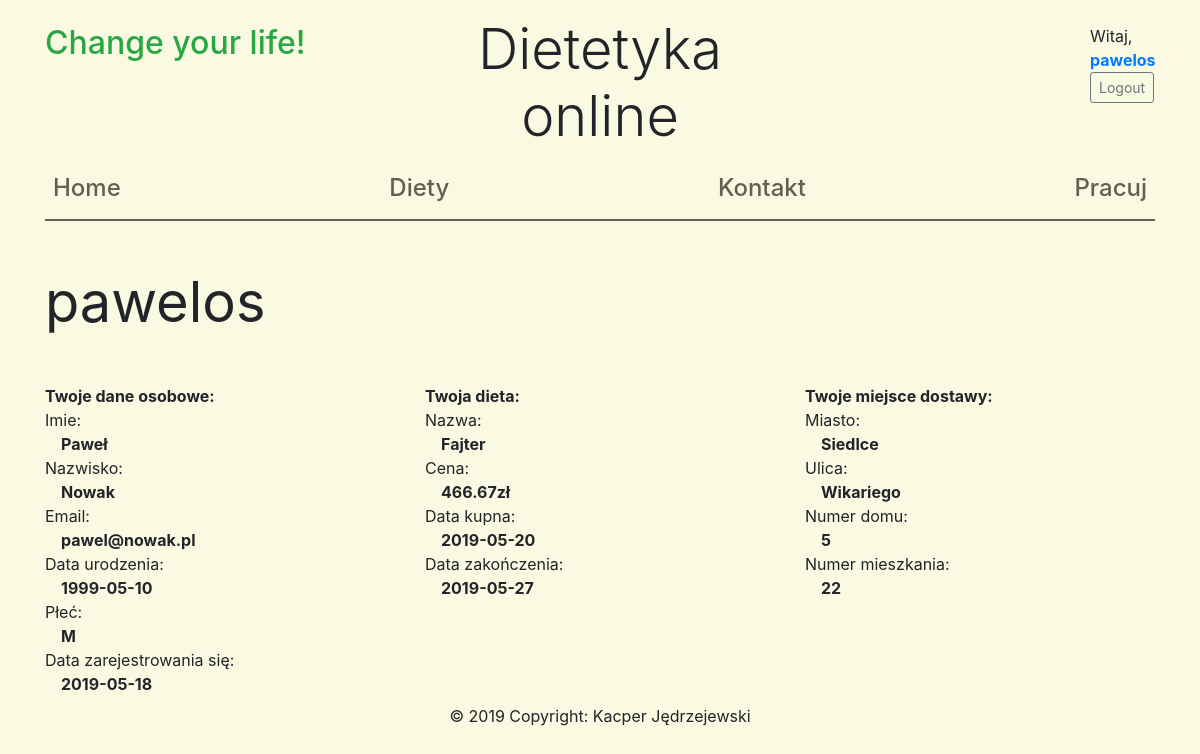
Screenshot of /profil.php (signed in) with the database file from the repository.
### tables this page shows
CREATE TABLE IF NOT EXISTS `uzytkownicy` (
  `id_uzytkownika` INT NOT NULL AUTO_INCREMENT,
  `imie` VARCHAR(45) NOT NULL,
  `nazwisko` VARCHAR(45) NOT NULL,
  `email` VARCHAR(45) NOT NULL,
  `miasto` VARCHAR(45) NOT NULL,
  `ulica` VARCHAR(45) NOT NULL,
  `nr_domu` VARCHAR(45) NOT NULL,
  `nr_mieszkania` VARCHAR(45) NULL,
  `data_urodzenia` DATE NOT NULL,
  `plec` ENUM('M', "K") NOT NULL,
  `login` VARCHAR(45) NOT NULL,
  `password` VARCHAR(45) NOT NULL,
  `pracownik` INT(1) NOT NULL,
  `data_zarejestrowania` DATE NOT NULL,
  PRIMARY KEY (`id_uzytkownika`));

CREATE TABLE IF NOT EXISTS `zamowienia` (
  `id_zamowienia` INT NOT NULL AUTO_INCREMENT,
  `id_user` INT NOT NULL,
  `id_diety` INT NOT NULL,
  `czas_kupna` DATE NOT NULL,
  `czas_zakonczenia` DATE NOT NULL,
  `czas_ostatniej_wysylki` DATE NOT NULL,
  PRIMARY KEY (`id_zamowienia`),
  CONSTRAINT `fk_zamowienia_uzytkownicy1`
    FOREIGN KEY (`id_user`)
    REFERENCES `uzytkownicy` (`id_uzytkownika`)
    ON DELETE NO ACTION
    ON UPDATE NO ACTION,
  CONSTRAINT `fk_zamowienia_dieta1`
    FOREIGN KEY (`id_diety`)
    REFERENCES `diety` (`id_diety`)
    ON DELETE NO ACTION
    ON UPDATE NO ACTION);

CREATE TABLE IF NOT EXISTS `diety` (
  `id_diety` INT NOT NULL AUTO_INCREMENT,
  `nazwa` VARCHAR(45) NOT NULL,
  `cena` INT NOT NULL,
  `opis` VARCHAR(512) NOT NULL,
  `kalorycznosc` INT NOT NULL,
  PRIMARY KEY (`id_diety`));

### profil.php (the view, shortened to what this page needs)
<?php include 'header.php' ?>
<div class='row'>
  <div class='col-3 py-5 display-4'><b>
    <?php echo $_SESSION['login']; ?>
  </b></div>
</div>
<div class="row">
  <div class="col-sm-12 col-md-4">
    <b>Twoje dane osobowe:</b>
    <ul class="list-group">
    <?php
    include 'config.php';
    $connect = new PDO($servername, $username, $password, $options);
    $login = $_SESSION['login'];
    $sql = sprintf("SELECT * FROM uzytkownicy WHERE login = '$login'");
    $statement = $connect->prepare($sql);
    $statement->execute();
    $result = $statement->fetchAll();
    foreach($result as $row){
      echo "<li class='list-group item'>Imie: <span class='bold pl-3'>".$row['imie']."</span></li>";
      echo "<li class='list-group item'>Nazwisko: <span class='bold pl-3'>".$row['nazwisko']."</span></li>";
      echo "<li class='list-group item'>Email: <span class='bold pl-3'>".$row['email']."</span></li>";
      echo "<li class='list-group item'>Data urodzenia: <span class='bold pl-3'>".$row['data_urodzenia']."</span></li>";
      echo "<li class='list-group item'>Płeć: <span class='bold pl-3'>".$row['plec']."</span></li>";
      echo "<li class='list-group item'>Data zarejestrowania się: <span class='bold pl-3'>".$row['data_zarejestrowania']."</span></li>";
    }
    ?>
    </ul>
  </div>
  <div class="col-sm-12 col-md-4 ">
    <b>Twoja dieta: </b>
    <?php
      $today = date("Y-m-s");
      $sql = sprintf("select nazwa, round(cena/30*(datediff(czas_zakonczenia,czas_kupna)),2) as cena, czas_kupna, czas_zakonczenia
      from zamowienia natural join diety
      where id_user = (select id_uzytkownika from uzytkownicy where login = '$login')
        and czas_zakonczenia >= '$today';");
      $statement = $connect->prepare($sql);
      $statement->execute();
      $result = $statement->fetchAll();
      if($result){
        echo '<ul class="list-group">';
        foreach($result as $row){
          echo "<li class='list-group item'>Nazwa: <span class='bold pl-3'>".$row['nazwa']."</span></li>";
          echo "<li class='list-group item'>Cena: <span class='bold pl-3'>".$row['cena']."zł</span></li>";
          echo "<li class='list-group item'>Data kupna: <span class='bold pl-3'>".$row['czas_kupna']."</span></li>";
          echo "<li class='list-group item'>Data zakończenia: <span class='bold pl-3'>".$row['czas_zakonczenia']."</span></li>";
        }
        echo '</ul>';
      }
    ?>
  </div>
  <div class="col-sm-12 col-md-4">
    <b>Twoje miejsce dostawy:</b>
    <ul class="list-group">
    <?php
      $sql = sprintf("SELECT * FROM uzytkownicy WHERE login = '$login'");
      $statement = $connect->prepare($sql);
      $statement->execute();
      $result = $statement->fetchAll();
      foreach($result as $row){
        echo "<li class='list-group item'>Miasto: <span class='bold pl-3'>".$row['miasto']."</span></li>";
        echo "<li class='list-group item'>Ulica: <span class='bold pl-3'>".$row['ulica']."</span></li>";
        echo "<li class='list-group item'>Numer domu: <span class='bold pl-3'>".$row['nr_domu']."</span></li>";
        echo "<li class='list-group item'>Numer mieszkania: <span class='bold pl-3'>".$row['nr_mieszkania']."</span></li>";
      }
    ?>
    </ul>
  </div>
</div>
<?php include 'footer.php' ?>

### header.php (shortened to what this page needs)
<!DOCTYPE html>
<html lang="pl" dir="ltr">
  <head>
    <link rel="stylesheet" href="https://stackpath.bootstrapcdn.com/bootstrap/4.3.1/css/bootstrap.min.css">
  </head>
  <body>
    <div class = "container">
      <header class =  "blog-header py-3">
        <div class = "row">
          <div class = "col-4 pt-2 text-success"><h2>Change your life!</h2></div>
          <div class = "col-4 display-4 text-center">Dietetyka online</div>
          <div class = "col-3"></div>
          <div class = "col-1 justify-content-end pt-2">
            <?php
            if(isset($_SESSION['login'])){
              echo "Witaj, <b><a href='profil.php'>".$_SESSION['login']."</a></b>";
              echo '<a class = "btn btn-sm btn-outline-secondary" href = "logout.php">Logout</a>';
            }
              else{
                echo '<a class = "btn btn-sm btn-outline-secondary" href = "login.php">Sign up</a>';
              }
            ?>
          </div>
        </div>
      </header>
      <div class = "nav-scroller">
        <nav class = "nav d-flex justify-content-between">
          <a class = "p-2 nav_span" href = "index.php"><h4>Home</h4></a>
          <a class = "p-2 nav_span" href = "index.php#diety"><h4>Diety</h4></a>
          <a class = "p-2 nav_span" href = "kontakt.php"><h4>Kontakt</h4></a>
          <?php
            if(isset($_SESSION['login'])){
              include 'config.php';
              $connect = new PDO($servername, $username, $password, $options);
              $login = $_SESSION['login'];
              $sql = sprintf("SELECT pracownik FROM uzytkownicy WHERE login = '$login'");
              $statement = $connect->prepare($sql);
              $statement->execute();
              $result = $statement->fetchAll();
              foreach($result as $row){
                if($row['pracownik'] == 1 | $row['pracownik'] == 2){
                  echo '<a class = "p-2 nav_span" href = "work.php"><h4>Pracuj</h4></a>';
                }
              }
            }
          ?>
        </nav>
      </div>
      <div class = "row">
        <div class = "col-12">
          <span id = "pasek"></span>
        </div>
      </div>

### rows the page displays
uzytkownicy: pracownik "Pracuj", imie "Paweł", nazwisko "Nowak", email "pawel@nowak.pl", data_urodzenia "1999-05-10", plec "M", data_zarejestrowania "2019-05-18", miasto "Siedlce", ulica "Wikariego", nr_domu "5", nr_mieszkania "22"
zamowienia: id_diety.nazwa "Fajter", cena "466.67", czas_kupna "2019-05-20", czas_zakonczenia "2019-05-27"

### other values shown
$_SESSION['login'] "pawelos"
